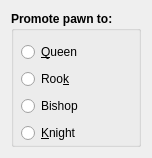
<?xml version="1.0" encoding="UTF-8"?>
<ui version="4.0">
 <class>PromotionWidget</class>
 <widget class="QWidget" name="PromotionWidget">
  <property name="geometry">
   <rect>
    <x>0</x>
    <y>0</y>
    <width>137</width>
    <height>158</height>
   </rect>
  </property>
  <property name="windowTitle">
   <string>Pawn Promotion</string>
  </property>
  <layout class="QVBoxLayout" name="verticalLayout">
   <item>
    <widget class="QGroupBox" name="groupBox">
     <property name="font">
      <font>
       <weight>75</weight>
       <bold>true</bold>
      </font>
     </property>
     <property name="title">
      <string>Promote pawn to:</string>
     </property>
     <widget class="QWidget" name="verticalLayoutWidget">
      <property name="geometry">
       <rect>
        <x>10</x>
        <y>30</y>
        <width>101</width>
        <height>104</height>
       </rect>
      </property>
      <layout class="QVBoxLayout" name="verticalLayout_2">
       <item>
        <widget class="QRadioButton" name="radioButtonQueen">
         <property name="font">
          <font>
           <weight>50</weight>
           <bold>false</bold>
          </font>
         </property>
         <property name="text">
          <string>&amp;Queen</string>
         </property>
        </widget>
       </item>
       <item>
        <widget class="QRadioButton" name="radioButtonRook">
         <property name="font">
          <font>
           <weight>50</weight>
           <bold>false</bold>
          </font>
         </property>
         <property name="text">
          <string>Roo&amp;k</string>
         </property>
        </widget>
       </item>
       <item>
        <widget class="QRadioButton" name="radioButtonBishop">
         <property name="font">
          <font>
           <weight>50</weight>
           <bold>false</bold>
          </font>
         </property>
         <property name="text">
          <string>Bishop</string>
         </property>
        </widget>
       </item>
       <item>
        <widget class="QRadioButton" name="radioButtonKnight">
         <property name="font">
          <font>
           <weight>50</weight>
           <bold>false</bold>
          </font>
         </property>
         <property name="text">
          <string>&amp;Knight</string>
         </property>
        </widget>
       </item>
      </layout>
     </widget>
    </widget>
   </item>
  </layout>
 </widget>
 <resources/>
 <connections/>
</ui>
